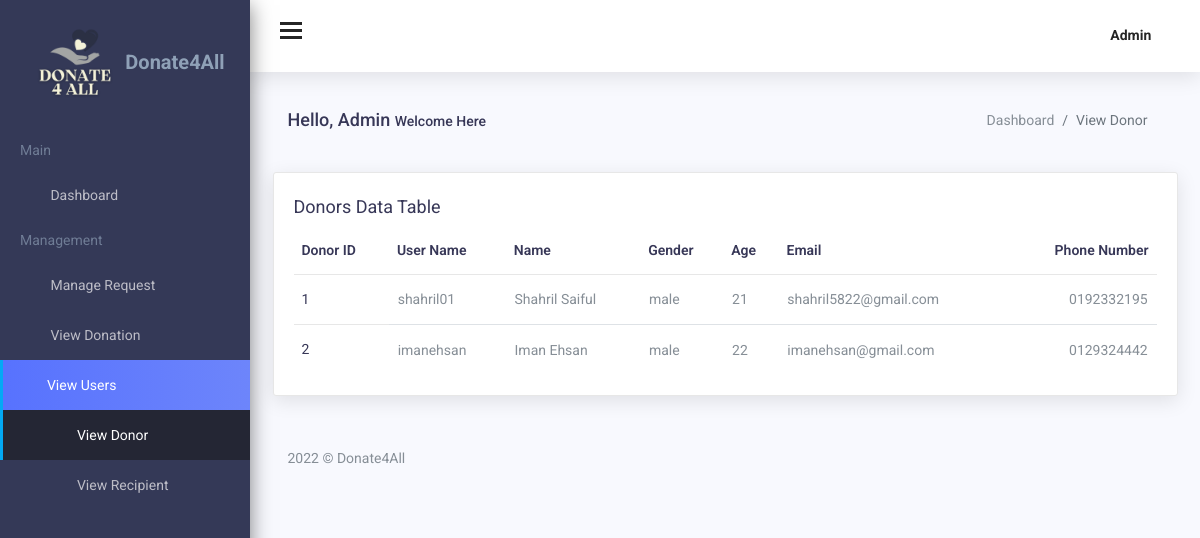
The app's page /Admin/viewdonor.php (signed in) with its own data.
### tables this page shows
CREATE TABLE `donor` (
  `donorID` int(11) NOT NULL,
  `Username` varchar(120) NOT NULL,
  `Password` varchar(120) NOT NULL,
  `Name` varchar(120) NOT NULL,
  `Gender` varchar(10) NOT NULL,
  `Age` int(3) NOT NULL,
  `Email` varchar(120) NOT NULL,
  `PhoneNumber` varchar(120) NOT NULL
);

### Admin/include/retrievedonor.php (called while the page is built)
<?php
include 'include/config.php';
$query="select donorID,UserName,Name,Gender,Age,Email,PhoneNumber from donor";
$result=mysqli_query($con,$query);
?>

### Admin/viewdonor.php (the view, shortened to what this page needs)
<?php
include('include/config.php');
?>
<!DOCTYPE html>
<html lang="en">
<head>
    <link href="assets/css/lib/font-awesome.min.css" rel="stylesheet">
    <link href="assets/css/lib/themify-icons.css" rel="stylesheet">
    <link href="assets/css/lib/menubar/sidebar.css" rel="stylesheet">
    <link href="assets/css/lib/bootstrap.min.css" rel="stylesheet">
    <link href="assets/css/lib/helper.css" rel="stylesheet">
    <link href="assets/css/style.css" rel="stylesheet">
</head>
<body>
    <?php include('include/sidebar.php'); ?>
    <?php include('include/header.php'); ?>
    <div class="content-wrap">
        <div class="main">
            <div class="container-fluid">
                <div class="row">
                    <div class="col-lg-8 p-r-0 title-margin-right">
                        <div class="page-header">
                            <div class="page-title">
                                <h1>Hello, Admin <span>Welcome Here</span></h1>
                            </div>
                        </div>
                    </div>
                    <div class="col-lg-4 p-l-0 title-margin-left">
                        <div class="page-header">
                            <div class="page-title">
                                <ol class="breadcrumb">
                                    <li class="breadcrumb-item"><a href="admindashboard.php">Dashboard</a></li>
                                    <li class="breadcrumb-item active">View Donor</li>
                                </ol>
                            </div>
                        </div>
                    </div>
                </div>
                <section id="main-content">
                    <div class="row">
                        <div class="col-lg-12">
                            <div class="card">
                                <div class="card-title">
                                    <h4>Donors Data Table </h4>
                                </div>
                                <div class="bootstrap-data-table-panel">
                                    <div class="table-responsive">
                                        <table id="row-select" class="display table table-borderd table-hover">
                                            <thead>
                                                <tr>
                                                    <th>Donor ID</th>
                                                    <th>User Name</th>
                                                    <th>Name</th>
                                                    <th>Gender</th>
                                                    <th>Age</th>
                                                    <th>Email</th>
                                                    <th>Phone Number</th>
                                                </tr>
                                            </thead>
                                            <tbody>
                                                <?php include 'include/retrievedonor.php'; ?>
                                                <?php if ($result->num_rows > 0) : ?>
                                                    <?php while ($array = mysqli_fetch_row($result)) : ?>
                                                        <tr>
                                                            <th scope="row"><?php echo $array[0]; ?></th>
                                                            <td><?php echo $array[1]; ?></td>
                                                            <td><?php echo $array[2]; ?></td>
                                                            <td><?php echo $array[3]; ?></td>
                                                            <td><?php echo $array[4]; ?></td>
                                                            <td><?php echo $array[5]; ?></td>
                                                            <td><?php echo $array[6]; ?></td>
                                                        </tr>
                                                    <?php endwhile; ?>
                                                <?php else : ?>
                                                    <tr>
                                                        <td colspan="3" rowspan="1" headers="">No Data Found</td>
                                                    </tr>
                                                <?php endif; ?>
                                            </tbody>
                                        </table>
                                    </div>
                                </div>
                            </div>
                        </div>
                    </div>
                    <div class="row">
                        <div class="col-lg-12">
                            <?php include('include/footer.php'); ?>
                        </div>
                    </div>
                </section>
            </div>
        </div>
    </div>
</body>
</html>

### Admin/include/sidebar.php (shortened to what this page needs)
<div class="sidebar sidebar-hide-to-small sidebar-shrink sidebar-gestures">
        <div class="nano">
            <div class="nano-content">
                <ul>
                    <div class="logo"><a href="index.html">
                        <img src="images/donate4all.png" alt="Logo" width="40%"/><span>Donate4All</span></a></div>
                    <li class="label">Main</li>
                    <li><a href="admindashboard.php"><i class="ti-home"></i> Dashboard</a>
                    </li>
                    <li class="label">Management</li>
                    <li><a class="sidebar-sub-toggle"><i class="ti-agenda"></i> Manage Request <span
                                class="sidebar-collapse-icon ti-angle-down"></span></a>
                    </li>
                    <li><a href="viewdonation.php"><i class="ti-money"></i> View Donation </a></li>
                    <li><a class="sidebar-sub-toggle"><i class="ti-user"></i>View Users <span
                                class="sidebar-collapse-icon ti-angle-down"></span></a>
                        <ul>
                            <li><a href="viewdonor.php"><i class="ti-eye"></i>View Donor</a></li>
                            <li><a href="viewrecipient.php"><i class="ti-eye"></i>View Recipient</a></li>
                        </ul>
                    </li>
                </ul>
            </div>
        </div>
      </div>

### Admin/include/header.php (shortened to what this page needs)
<div class="header">
      <div class="container-fluid">
        <div class="row">
          <div class="col-lg-12">
            <div class="float-left">
              <div class="hamburger sidebar-toggle">
                <span class="line"></span>
                <span class="line"></span>
                <span class="line"></span>
              </div>
            </div>
            <div class="float-right">
              <div class="dropdown dib">
                <div class="header-icon" type="button" id="dropdownMenuButton" data-toggle="dropdown" aria-haspopup="true"
                  aria-expanded="false">
                  <span class="user-avatar">Admin <i class="ti-angle-down f-s-10"></i></span>
                </div>
              </div>
            </div>
          </div>
        </div>
      </div>
    </div>

### Admin/include/footer.php
<div class="footer">
  <p>2022 © Donate4All</p>
</div>

### records on screen
donor: donorID "1", Username "shahril01", Name "Shahril Saiful", Gender "male", Age "21", Email "shahril5822@gmail.com", PhoneNumber "0192332195"
donor: donorID "2", Username "imanehsan", Name "Iman Ehsan", Gender "male", Age "22", Email "imanehsan@gmail.com", PhoneNumber "0129324442"
